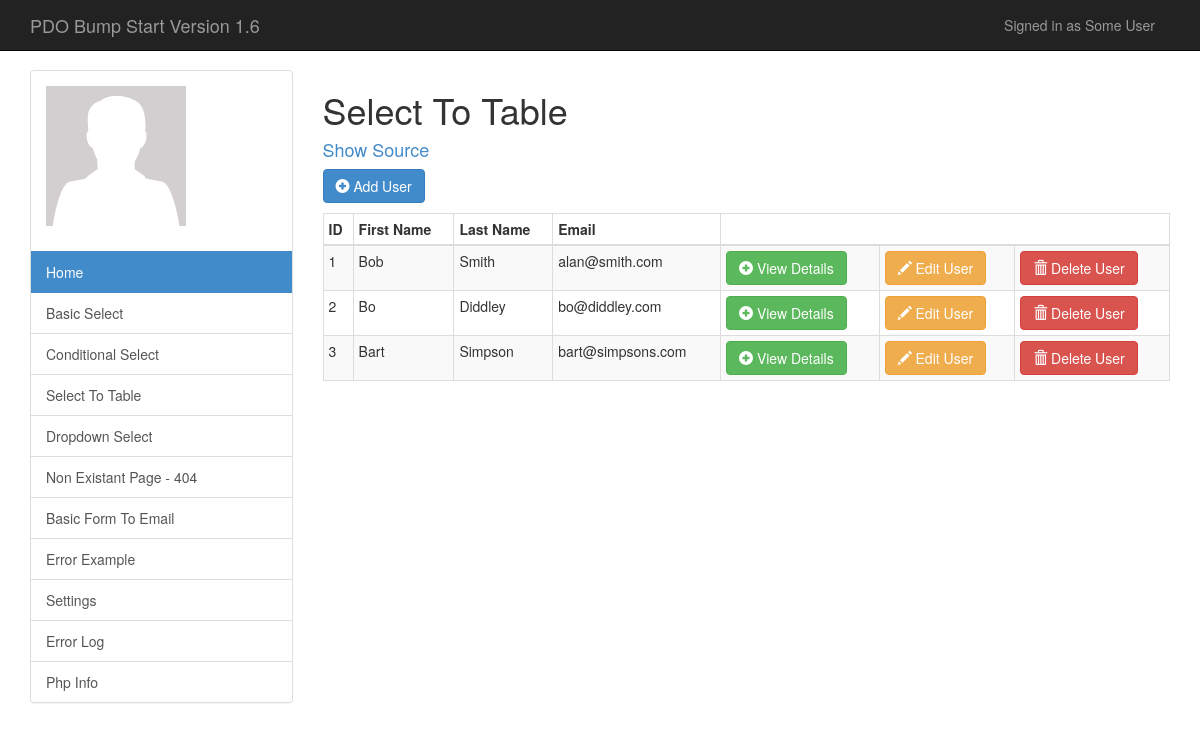
The app's page /index.php?p=table_select with its own data.
### tables this page shows
CREATE TABLE `users`  (
  `user_id` int(11) NOT NULL AUTO_INCREMENT,
  `username` varchar(255) NOT NULL DEFAULT '',
  `password` binary(60) NOT NULL DEFAULT '\0\0\0\0\0\0\0\0\0\0\0\0\0\0\0\0\0\0\0\0\0\0\0\0\0\0\0\0\0\0\0\0\0\0\0\0\0\0\0\0\0\0\0\0\0\0\0\0\0\0\0\0\0\0\0\0\0\0\0\0',
  `name_first` varchar(255) NOT NULL DEFAULT '',
  `name_middle` varchar(255) NULL DEFAULT NULL,
  `name_last` varchar(255) NOT NULL DEFAULT '',
  `email` varchar(255) NOT NULL DEFAULT '',
  PRIMARY KEY (`user_id`) USING BTREE,
  UNIQUE INDEX `username`(`username`) USING BTREE,
  UNIQUE INDEX `email`(`email`) USING BTREE
);

### includes/table_select.php (the view, shortened to what this page needs)
<?php
if ($_SERVER['REQUEST_METHOD'] == 'POST')
    {
    $sql  = "SELECT user_id, name_first, name_last, email FROM users WHERE user_id=?";
    $stmt = $pdo->prepare($sql);
    $stmt->execute(array(
        $_POST['user_id']
    ));
    $result = $stmt->fetchAll();
    }
else
    {
    $sql  = "SELECT * FROM users";
    $stmt = $pdo->prepare($sql);
    $stmt->execute();
    $result = $stmt->fetchAll();
    }
if ($_GET['p']=='table_select'): ?>
<h1>Select To Table</h1>
<h4><a href="index.php?p=show_source&s=<?= $_GET['p'] ?>">Show Source</a> </h4>
<?php endif?>
<p>
   <a href="" class="btn btn-primary" role="button"><span class="glyphicon glyphicon-plus-sign"></span> Add User</a>
</p>
<div class="table-responsive">
   <table class="table table-bordered table-striped table-hover table-condensed">
      <thead>
         <tr>
            <th>ID</th>
            <th>First Name</th>
            <th>Last Name</th>
            <th>Email</th>
            <th colspan="3"></th>
         </tr>
      </thead>
      <tbody>
         <?php foreach ($result as $row):?>
         <tr>
            <td><?= $row['user_id'] ?></td>
            <td><?= $row['name_first'] ?></td>
            <td><?= $row['name_last'] ?></td>
            <td><?= $row['email'] ?></td>
            <td>
               <form class="form-horizontal" role="form" action="" method="post">
                  <button type="submit" class="btn btn-success"><span class="glyphicon glyphicon-plus-sign"></span> View Details</button>
               </form>
            </td>
            <td>
               <form class="form-horizontal" role="form" action="" method="post">
                  <button type="submit" class="btn btn-warning"><span class="glyphicon glyphicon-pencil"></span> Edit User</button>
               </form>
            </td>
            <td>
               <form class="form-horizontal" role="form" action="" method="post">
                  <button type="submit" class="btn btn-danger"><span class="glyphicon glyphicon-trash"></span> Delete User</button>
               </form>
            </td>
         </tr>
         <?php endforeach;?>
      </tbody>
   </table>
</div>

### includes/header.php (shortened to what this page needs)
<!DOCTYPE html>
<html lang="en">
   <head>
      <link href="./dist/css/bootstrap.css" rel="stylesheet">
      <link href="./dist/css/my.css" rel="stylesheet">
   </head>
<body>

### includes/navbar.php (shortened to what this page needs)
<div class="navbar navbar-inverse navbar-fixed-top" role="navigation">
   <div class="container">
      <div class="navbar-header">
         <a class="navbar-brand" href="index.php"><?php echo APP_NAME;?> <?php echo VERSION;?></a>
      </div>
      <div class="collapse navbar-collapse">
         <p class="navbar-text pull-right">Signed in as <a href="#" class="navbar-link">Some User</a></p>
      </div>
   </div>
</div>

### index.php (shortened to what this page needs)
<?php
require './includes/display_pages.php';
include'./includes/header.php';
?>
   <?php include './includes/navbar.php'; ?>
   <div class="container">
      <div class="row">
         <div class="col-md-3">
            <?php include './includes/menu.php'; ?>
         </div>
         <div class="col-md-9">
            <?php include"$include"; ?>
         </div>
      </div>
    </div>
    <?php include './includes/footer.php'; ?>

### includes/menu.php (shortened to what this page needs)
<div class="panel panel-default">
   <div class="panel-body">
      <p><img src="./img/default_profile.jpg" width="140" height="140" alt="Profile Image"  /></p>
   </div>
   <div class="list-group">
      <a href="<?= $_SERVER['SCRIPT_NAME'] ?>" class="list-group-item active">Home</a>
      <a href="<?= $_SERVER['SCRIPT_NAME'] ?>?p=basic_select" class="list-group-item">Basic Select</a>
      <a href="<?= $_SERVER['SCRIPT_NAME'] ?>?p=conditional_select" class="list-group-item">Conditional Select</a>
      <a href="<?= $_SERVER['SCRIPT_NAME'] ?>?p=table_select" class="list-group-item">Select To Table</a>
      <a href="<?= $_SERVER['SCRIPT_NAME'] ?>?p=dropdown_select" class="list-group-item">Dropdown Select</a>
      <a href="<?= $_SERVER['SCRIPT_NAME'] ?>?p=page4" class="list-group-item">Non Existant Page - 404</a>
      <a href="<?= $_SERVER['SCRIPT_NAME'] ?>?p=formmail" class="list-group-item">Basic Form To Email</a>
      <a href="<?= $_SERVER['SCRIPT_NAME'] ?>?p=error_display" class="list-group-item">Error Example</a>
      <a href="<?= $_SERVER['SCRIPT_NAME'] ?>?p=settings" class="list-group-item">Settings</a>
      <a href="<?= $_SERVER['SCRIPT_NAME'] ?>?p=errors" class="list-group-item">Error Log</a>
      <a href="phpinfo.php" target="_blank" class="list-group-item">Php Info</a>
   </div>
</div>

### includes/footer.php
   </body>
</html>

### records on screen
users: user_id "1", name_first "Bob", name_last "Smith", email "alan@smith.com"
users: user_id "2", name_first "Bo", name_last "Diddley", email "bo@diddley.com"
users: user_id "3", name_first "Bart", name_last "Simpson", email "bart@simpsons.com"

### other values on screen
APP_NAME "PDO Bump Start"
VERSION "Version 1.6"
